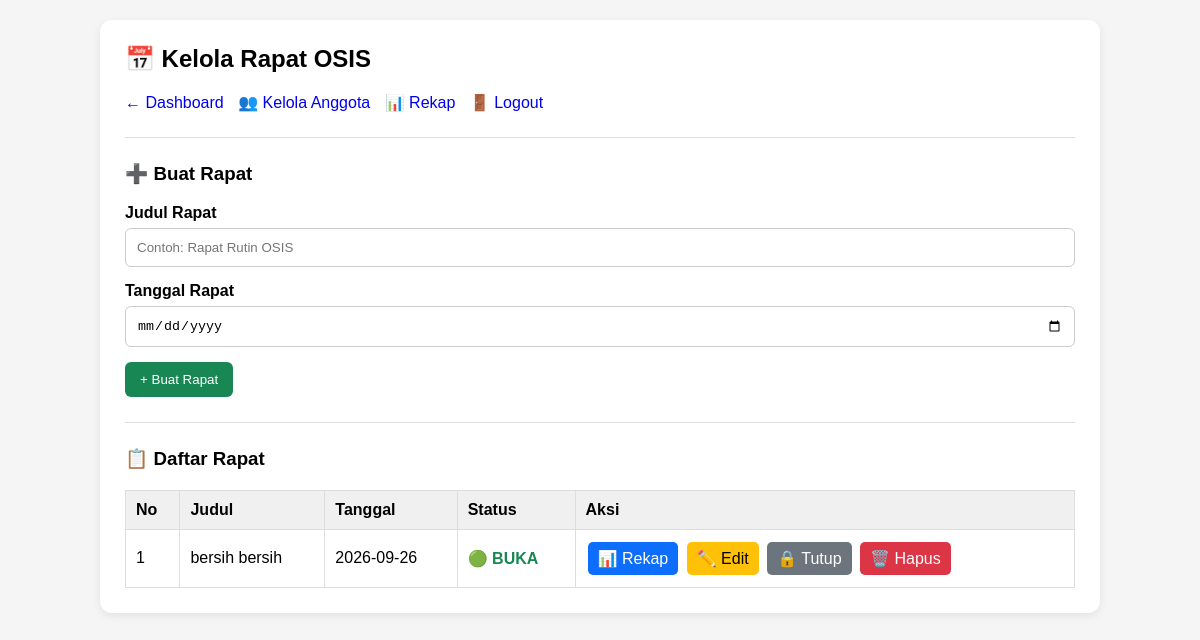
The app's page /admin_rapat.php (signed in) with its own data.
### tables this page shows
CREATE TABLE `rapat` (
  `id` int(11) NOT NULL,
  `judul` varchar(255) NOT NULL,
  `tanggal` date NOT NULL,
  `status` enum('buka','tutup') NOT NULL DEFAULT 'buka'
);

### admin_rapat.php (the view, shortened to what this page needs)
<?php
require_once "koneksi.php";
$rapat = mysqli_query(
    $koneksi,
    "SELECT *
     FROM rapat
     ORDER BY tanggal DESC, id DESC"
);
?>
<!DOCTYPE html>
<html lang="id">
<head>
</head>
<body>
<div class="container">
    <h2>📅 Kelola Rapat OSIS</h2>
    <div class="menu">
        <a href="admin_dashboard.php">
            ← Dashboard
        </a>
        <a href="admin_anggota.php">
            👥 Kelola Anggota
        </a>
        <a href="rekap.php">
            📊 Rekap
        </a>
        <a href="logout_rekap.php">
            🚪 Logout
        </a>
    </div>
    <hr>
    <h3>➕ Buat Rapat</h3>
    <form method="post">
        <label>Judul Rapat</label>
        <input
            type="text"
            name="judul"
            placeholder="Contoh: Rapat Rutin OSIS"
            required
        >
        <label>Tanggal Rapat</label>
        <input
            type="date"
            name="tanggal"
            required
        >
        <button
            type="submit"
            name="tambah"
            class="btn-tambah"
        >
            + Buat Rapat
        </button>
    </form>
    <hr>
    <h3>📋 Daftar Rapat</h3>
    <table>
        <tr>
            <th>No</th>
            <th>Judul</th>
            <th>Tanggal</th>
            <th>Status</th>
            <th>Aksi</th>
        </tr>
        <?php
        $no = 1;
        while ($r = mysqli_fetch_assoc($rapat)) {
        ?>
        <tr>
            <td>
                <?= $no ?>
            </td>
            <td>
                <?= htmlspecialchars($r['judul']) ?>
            </td>
            <td>
                <?= htmlspecialchars($r['tanggal']) ?>
            </td>
            <td>
                <?php if ($r['status'] == 'buka') { ?>
                    <span class="status-buka">
                        🟢 BUKA
                    </span>
                <?php } else { ?>
                    <span class="status-tutup">
                        🔴 TUTUP
                    </span>
                <?php } ?>
            </td>
            <td>
                <a
                    href="rekap.php?rapat_id=<?= $r['id'] ?>"
                    class="btn-rekap"
                >
                    📊 Rekap
                </a>
                <a
                    href="edit_rapat.php?id=<?= $r['id'] ?>"
                    class="btn-edit"
                >
                    ✏️ Edit
                </a>
                <?php if ($r['status'] == 'buka') { ?>
                    <a
                        href="admin_rapat.php?tutup=<?= $r['id'] ?>"
                        class="btn-tutup"
                        onclick="return confirm('Tutup rapat ini? Setelah ditutup, anggota tidak dapat melakukan absensi lagi.')"
                    >
                        🔒 Tutup
                    </a>
                <?php } ?>
                <a
                    href="admin_rapat.php?hapus=<?= $r['id'] ?>"
                    class="btn-hapus"
                    onclick="return confirm('Yakin ingin menghapus rapat ini? Rapat yang sudah memiliki absensi tidak akan terhapus.')"
                >
                    🗑️ Hapus
                </a>
            </td>
        </tr>
        <?php
            $no++;
        }
        ?>
    </table>
</div>
</body>
</html>

### admin_rapat.php (style rules this page uses)
* { box-sizing: border-box; }
body { font-family: Arial, sans-serif; background: #f5f5f5; margin: 0; padding: 20px; }
.container { max-width: 1000px; margin: auto; background: white; padding: 25px; border-radius: 12px; box-shadow: 0 3px 10px rgba(0,0,0,0.08); }
h2 { margin-top: 0; }
h3 { margin-top: 20px; }
.menu { margin-bottom: 20px; }
.menu a { text-decoration: none; margin-right: 10px; }
hr { border: 0; border-top: 1px solid #ddd; margin: 25px 0; }
label { display: block; margin-bottom: 6px; font-weight: bold; }
input { width: 100%; padding: 11px; margin-bottom: 15px; border: 1px solid #ccc; border-radius: 6px; }
button { padding: 10px 15px; border: none; cursor: pointer; border-radius: 6px; }
.btn-tambah { background: #198754; color: white; }
.btn-edit { background: #ffc107; color: black; text-decoration: none; padding: 7px 10px; border-radius: 5px; display: inline-block; margin: 2px; }
.btn-hapus { background: #dc3545; color: white; text-decoration: none; padding: 7px 10px; border-radius: 5px; display: inline-block; margin: 2px; }
.btn-rekap { background: #0d6efd; color: white; text-decoration: none; padding: 7px 10px; border-radius: 5px; display: inline-block; margin: 2px; }
.btn-tutup { background: #6c757d; color: white; text-decoration: none; padding: 7px 10px; border-radius: 5px; display: inline-block; margin: 2px; }
.status-buka { color: #198754; font-weight: bold; }
table { width: 100%; border-collapse: collapse; margin-top: 20px; }
th, td { border: 1px solid #ddd; padding: 10px; text-align: left; }
th { background: #f0f0f0; }

### records on screen
rapat: judul "bersih bersih", tanggal "2026-09-26", status "🟢 BUKA"
